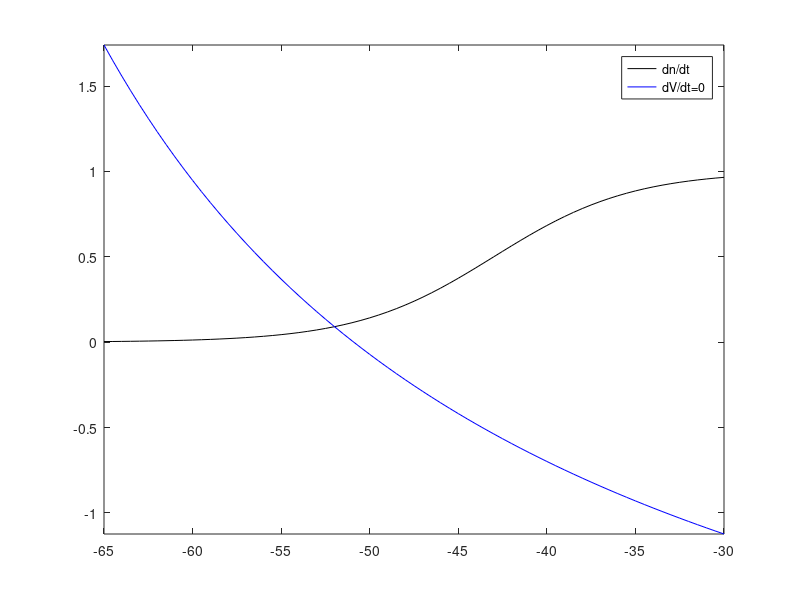

This chart was generated by the following MATLAB code: (Note: this script raises an error after producing the figure.)
V = [-65:0.5:-30]; % Voltaje en mV

% Parametros
g_L = 1e4; % g = 1/R_in, R_in = 100e6 Ohm
C = 200; % C = 20e-3*g
g_j = 2850; % g_j = 2850 pS
E_L = -51; % en mV
E_K = -92; % en mV
g_4AP = 3000;
I = 1000;
tau_4AP = 2;
% Curvas
n_4AP_inf = (1+exp(-(V+43)/3.9)).^(-1);
V_nullcline = (I-g_L*(V-E_L))./(g_4AP*(V-E_K));

figure(1)
xlabel('Voltaje (mV)')
plot(V,n_4AP_inf,'k')
hold on
plot(V,V_nullcline,'b')
hold off
axis tight
legend('dn/dt','dV/dt=0')

syms v N_4AP_inf f J
N_4AP_inf = (1+exp(-(v+43)/3.9))^(-1);
f = [-g_L*(v-E_L)-g_4AP*N_4AP_inf*(v-E_K); N_4AP_inf/tau_4AP];
J = jacobian(f,v);